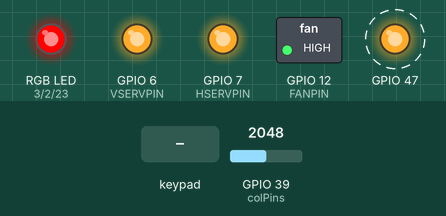
Simulated run of this sketch. Board: ESP32. On the bench: switched loads named in the sketch (green lamp = pin HIGH), an RGB LED mixed from three pins (HIGH = lit), output pins drawn as LEDs (lit = HIGH). Dashed ring = blinking. The test bench sets the inputs (shaded band); at power-on: GPIO 39 (colPins) = 2048.

Above: at 1.3 s.
1.4 s: GPIO 39 (colPins) set to 491
At 1.9 s:
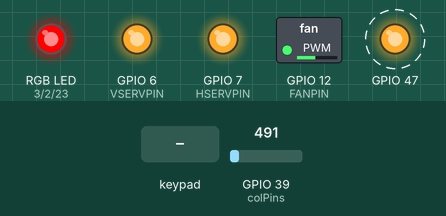
4.4 s: key 'B' pressed
At 4.6 s:
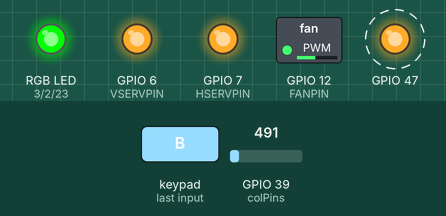
7.4 s: keypad keys 2 5 2 7 2 9 3 1 pressed 0.4 s apart
At 8.2 s:
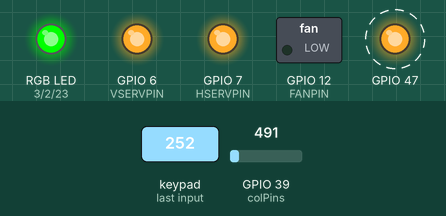
12.1 s: key 'A' pressed
At 12.25 s:
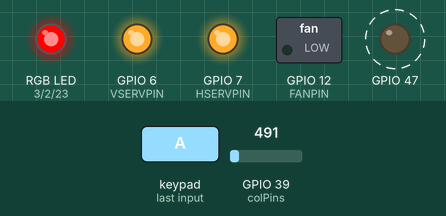
15.1 s: GPIO 39 (colPins) set to 215
At 15.7 s:
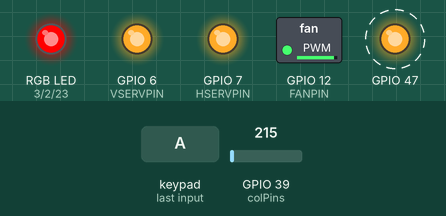
18.1 s: GPIO 39 (colPins) set to 295
At 18.7 s:
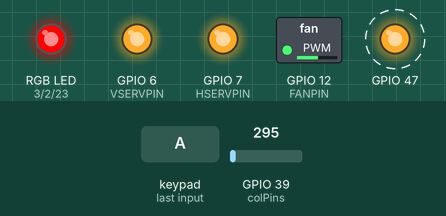
Timing chart, 0 to 22.1 s (numbered marks = the images above; inputs shaded):
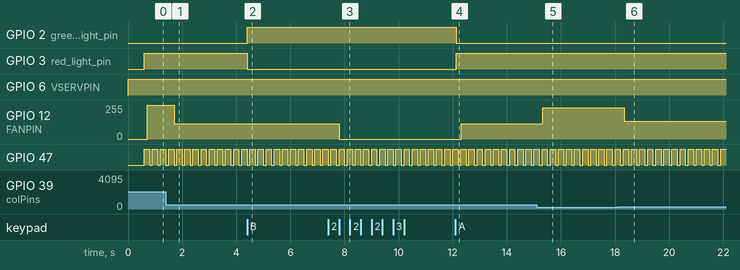

Measured:
- after the input at 1.4 s, GPIO 12 (FANPIN): 255/255 → 116/255 after 0.30 s
- after the input at 4.4 s, GPIO 2 (green_light_pin): LOW → HIGH at once; GPIO 3 (red_light_pin): HIGH → LOW at once
- after the input at 7.4 s, GPIO 12 (FANPIN): 116/255 → 0/255 after 0.41 s
- after the input at 12.1 s, GPIO 2 (green_light_pin): HIGH → LOW at once; GPIO 3 (red_light_pin): LOW → HIGH at once; GPIO 12 (FANPIN): 0/255 → 116/255 after 0.22 s
- after the input at 15.1 s, GPIO 12 (FANPIN): 116/255 → 235/255 after 0.23 s
- after the input at 18.1 s, GPIO 12 (FANPIN): 235/255 → 133/255 after 0.24 s
- by itself, GPIO 47: alternates HIGH for 0.20 s and LOW for 0.10 s

The sketch:

4.2.ino
```cpp
// (licence header left out)
#include "4.2.h"

void TaskBlink(void *);

void setup() {
    // set up i/o devices
    Serial.begin(19200);
    while (!Serial) {}
    vServoSetup();

    delay(500);

    // create tasks
    xTaskCreate(TaskBlink,  "Blink",  128,  NULL,  0,  NULL );
    xTaskCreate(vTaskServo, "Servo Manager", 128, NULL, 2, NULL);
    xTaskCreate(TaskRGB, "RGB LED", 128, NULL, 1, NULL);

    xTaskCreate(vTaskFanDigitial, "Digital Fan Manager", 128, NULL, 2, NULL);
    xTaskCreate(vTaskFanAnalog, "Analog Fan Manager", 128, NULL, 2, NULL);

    TaskHandle_t NoiseControl;
    xTaskCreate(vNoiseSensorControl, "Noise Sensor Controller", 128, NULL, 2, &NoiseControl);
    TaskHandle_t SerialWatchdog;
    xTaskCreate(vTaskSerial, "Serial Watchdog", 128, NULL, 0, &SerialWatchdog);
    void * params[2] = {NoiseControl, SerialWatchdog};
    xTaskCreate(vTaskKeypad, "Keypad and State Manager", 270, params, 3, NULL);


    delay(500);

    vTaskStartScheduler();
}

void loop() {
}

/**
 * @brief Task 1 from part 1
 *
 * @param pvParameters This task doesn't take any parameters
 */
void TaskBlink(void *pvParameters) {
  // initialize led pin as an output.
  pinMode(47, OUTPUT);

  for (;;) // A Task shall never return or exit.
  {
    digitalWrite(47, LOW); // turn on
    vTaskDelay( pdMS_TO_TICKS(100) ); // wait for one second
    digitalWrite(47, HIGH); // turn off
    vTaskDelay( pdMS_TO_TICKS(200) ); // wait for one second
  }
}
```

4.2.h
```cpp
// (licence header left out)
#ifndef PROJ_H_
#define PROJ_H_

#include <Arduino_FreeRTOS.h>
#include <queue.h>
#include "servos.hh"
#include "controls.hh"
#include "fan.hh"
#include "serial.hh"

#define SERIALDELAY 200
#define KEYPADDELAY 20
#define SENSORPERIOD 40

/**
 * @brief Allow any cpp files who include this header file to access the ServoCommandQueue
 *
 */
extern QueueHandle_t ServoCommandQueue;

/**
 * @brief Allow any cpp files who include this header file to access the FanCommandQueue
 *
 */
extern QueueHandle_t FanCommandQueue;

/**
 * @brief Allow any cpp files who include this header file to access the FanPWMQueue
 *
 */
extern QueueHandle_t FanPWMQueue;

/**
 * @brief Allow any cpp files who include this header file to access the system state
 *
 */
extern int mode;

#endif  // PROJ_H_
```

controls.cpp
```cpp
#include "4.2.h"
#include "controls.hh"
#include "fan.hh"

const byte ROWS = 4;
const byte COLS = 4;

const byte rowPins[ROWS] = {25, 27, 29, 31};
const byte colPins[COLS] = {33, 35, 37, 39};

int red_light_pin= 3;
int green_light_pin = 2;
int blue_light_pin = 23;

// 0 = voice
// 1 = control
int mode;

char hexaKeys[ROWS][COLS] = {
  {'1', '2', '3', 'A'},
  {'4', '5', '6', 'B'},
  {'7', '8', '9', 'C'},
  {'*', '0', '#', 'D'}
};

void vTaskKeypad(void * pvParameters) {
    vTaskDelay(pdMS_TO_TICKS(100));
    // setup
    ServoCommand servCmd;
    FanCommand fanCmd;

    Keypad customKeypad = Keypad(makeKeymap(hexaKeys), (byte *) rowPins, (byte *) colPins, ROWS, COLS);

    // poll forever
    for(;;) {
        servCmd = NONE;
        char key = customKeypad.getKey();
        switch(key) {
            case '5':
                // reset position
                if (mode) {
                    servCmd = SERV_RESET;
                    xQueueSendToBack(ServoCommandQueue, &servCmd, 0);
                    fanCmd = FAN_RESET;
                    xQueueSendToBack(FanCommandQueue, &fanCmd, 0);
                }
                break;

            case '2':
                // in
                if (mode) {
                    servCmd = IN;
                    xQueueSendToBack(ServoCommandQueue, &servCmd, 0);
                }
                break;

            case '8':
                // out
                if (mode) {
                    servCmd = OUT;
                    xQueueSendToBack(ServoCommandQueue, &servCmd, 0);
                }
                break;

            case '4':
                // left
                if (mode) {
                    servCmd = LEFT;
                    xQueueSendToBack(ServoCommandQueue, &servCmd, 0);
                }
                break;

            case '6':
                // right
                if (mode) {
                    servCmd = RIGHT;
                    xQueueSendToBack(ServoCommandQueue, &servCmd, 0);
                }
                break;

            case '*':
                // slower
                if (mode) {
                    fanCmd = SLOWER;
                    xQueueSendToBack(FanCommandQueue, &fanCmd, 0);
                }
                break;

            case '#':
                // faster
                if (mode) {
                    fanCmd = FASTER;
                    xQueueSendToBack(FanCommandQueue, &fanCmd, 0);
                }
                break;

            case 'A':
                // voice mode
                if (mode) {
                    xTaskNotify(((TaskHandle_t *) pvParameters)[0], 0, eNoAction);
                    xTaskNotify(((TaskHandle_t *) pvParameters)[1], 0, eNoAction);
                    mode = 0;
                }
                break;

            case 'B':
                // keypad mode
                if (!mode) mode = 1;
                break;

            default :
                // don't handle other buttons
                break;
        }
        vTaskDelay(pdMS_TO_TICKS(KEYPADDELAY));
    }
    vTaskDelete(NULL);
}

void vNoiseSensorControl(void * pvParameters) {
    int max = 0;
    for (;;) {
        if (mode) xTaskNotifyWait(0x00, 0xffffffff, NULL, portMAX_DELAY);
        else {
            max = 0;
            for (int i = 0; i < 5; i++) {
                int readVal = analogRead(A3); // change pin to whatever value
                // calculate absolute value wrt. potentiometer setting
                readVal -= 400;
                if (readVal < 0) readVal *= -1;

                // set max val
                max = readVal > max ? readVal : max;
                vTaskDelay(pdMS_TO_TICKS(SENSORPERIOD)); // create variable
            }
            if (max < 40) max = 0;
            if (max > 200) max = 200;
            // send read value to fan pwm
            int val = map(max, 0, 200, 0, 255);
            if (!mode) xQueueSendToBack(FanPWMQueue, &val, 0);
        }
    }
}

static void RGB_color(int red_light_value, int green_light_value, int blue_light_value)
 {
  analogWrite(red_light_pin, red_light_value);
  analogWrite(green_light_pin, green_light_value);
  analogWrite(blue_light_pin, blue_light_value);
}

void TaskRGB(void *pvParameters) {
  vTaskDelay(pdMS_TO_TICKS(100));
  pinMode(red_light_pin, OUTPUT);
  pinMode(green_light_pin, OUTPUT);
  pinMode(blue_light_pin, OUTPUT);
  for(;;) {
    if(mode == 0) {
      RGB_color(255, 0, 0); // Red
    }
    if(mode == 1) {
      RGB_color(0, 255, 0); // Green
    }
    vTaskDelay( pdMS_TO_TICKS(20) );
  }
}
```

controls.hh
```cpp
// (licence header left out)
#ifndef CONTROLS_H_
#define CONTROLS_H_

#include <Arduino.h>
#include <Key.h>
#include <Keypad.h>


/**
 * @brief Task which manages keypad inputs, and subsequently manages system state
 *
 * @authors Sunny Hu, Peter Gunarso
 *
 * @param pvParameters Takes in pointers to TaskHandle_t's for #vNoiseSensorControl and #vTaskSerial,
 *                     will wake them up when the system switches to voice control mode.
 */
void vTaskKeypad(void * pvParameters);

/**
 * @brief Task which manages noise sensor, will send a pwm on #FanPWMQueue to change the speed of the
 *         motor based on how loud of a sound the sensor perceives.
 *
 * @authors Sunny Hu, Peter Gunarso
 *
 * @param pvParameters
 */
void vNoiseSensorControl(void * pvParameters);

/**
 * @brief Task which manages the RGB LED, which displays the current state of the system.
 *        When the LED flashes red, the system is in the voice control mode.
 *        When the LED flashes green, the system is in the keypad control mode.
 *
 * @author Muhammad A., Sunny Hu
 *
 * @param pvParameters
 */
void TaskRGB(void *pvParameters);

/**
 * @brief Helper function which sets the PWM of the RGB LED
 *
 * @author Muhammad A., Sunny Hu
 *
 * @param red_light_value red light pwm
 * @param green_light_value green light pwm
 * @param blue_light_value blue light pwm
 */
static void RGB_color(int red_light_value, int green_light_value, int blue_light_value);

#endif  // CONTROLS_H_
```

fan.cpp
```cpp
// (licence header left out)
#include "fan.hh"

/**
 * @brief Actual Instantiation of the FanCommandQueue, which holds #FanCommand
 *
 */
QueueHandle_t FanCommandQueue;

/**
 * @brief Actual instantiation of FanPWMQueue, delivers pwms to vTaskFanAnalog.
 *
 */
QueueHandle_t FanPWMQueue;

void vTaskFanDigitial(void * pvParameters) {
    vTaskDelay(pdMS_TO_TICKS(100));
    // set up fan queue
    FanCommandQueue = xQueueCreate(1, sizeof(FanCommand));

    // set up fan
    pinMode(FANPIN, OUTPUT);
    analogWrite(FANPIN, 0);

    FanCommand cmd;
    int fanVal = MINFANPWM;
    for (;;) {
        cmd = STAY;
        // poll queue
        xQueueReceive(FanCommandQueue, &cmd, portMAX_DELAY);
        switch (cmd)
        {
        case FAN_RESET:
            fanVal = MINFANPWM;
            break;

        case FASTER:
            fanVal = min(fanVal + FANSTEP, MAXFANPWM);
            break;

        case SLOWER:
            fanVal = max(fanVal - FANSTEP, MINFANPWM);
            break;

        default:
            break;
        }

        analogWrite(FANPIN, fanVal);
    }
}

void vTaskFanAnalog(void * pvParameters) {
    vTaskDelay(pdMS_TO_TICKS(100));
    FanPWMQueue = xQueueCreate(1, sizeof(int));

    int pwm;
    for (;;) {
        xQueueReceive(FanPWMQueue, &pwm, portMAX_DELAY);
        analogWrite(FANPIN, pwm);
    }
}
```

fan.hh
```cpp
// (licence header left out)
#ifndef FAN_H_
#define FAN_H_

#include "4.2.h"

#define FANPIN 12
#define MINFANPWM 0
#define MAXFANPWM 255
#define FANSTEP 15

/**
 * @brief Possible fan commands, FASTER and SLOWER will increment or decrement the fan's
 *        PWM by FANSTEP. FAN_RESET will set the PWM to MINFANPWM.
 *
 */
enum FanCommand {FAN_RESET, STAY, FASTER, SLOWER};

/**
 * @brief Task which waits on #FanCommands from FanCommandQueue, adjusts fan speed accordingly.
 *
 * @authors Peter Gunarso, Sunny Hu
 * @param pvParameters This function takes no parameters
 */
void vTaskFanDigitial(void * pvParameters);

/**
 * @brief Task which waits on incoming PWMs from FanPWMQueue, sets the PWM of the fan accordingly.
 *
 * @authors Peter Gunarso, Sunny Hu
 * @param pvParameters This function takes no parameters
 */
void vTaskFanAnalog(void * pvParameters);

#endif  // FAN_H_
```

serial.cpp
```cpp
// (licence header left out)
#include "4.2.h"
#include "servos.hh"
#include "serial.hh"

void vTaskSerial(void * pvParameters) {
    vTaskDelay(pdMS_TO_TICKS(100));

    int x;
    ServoCommand cmd;
    for(;;) {
        if (mode) xTaskNotifyWait(0x00, 0xffffffff, NULL, portMAX_DELAY);
        if (Serial.available()) {
            cmd = (ServoCommand) Serial.readString().toInt();
            if (!mode) xQueueSendToBack(ServoCommandQueue, &cmd, 0);
        }
        vTaskDelay(pdMS_TO_TICKS(SERIALDELAY));
    }
}
```

serial.hh
```cpp
// (licence header left out)
#ifndef SERIAL_H_
#define SERIAL_H_

#include <Arduino.h>
#include "4.2.h"

/**
 * @brief Listens to the USB Serial for any #ServoCommand inputs. Assumes
 *        that any inputs on the serial are valid #ServoCommand's
 *
 * @authors Peter Gunarso, Sunny Hu
 *
 * @param pvParameters FreeRTOS parameter passing, vTaskSerial takes no params
 */
void vTaskSerial(void * pvParameters);

#endif  // SERIAL_H_
```

servos.cpp
```cpp
// (licence header left out)
#include "servos.hh"

/**
 * @brief Actual Instantiation of the ServoCommandQueue, holds 1 #ServoCommand.
 *
 */
QueueHandle_t ServoCommandQueue;

void vServoSetup() {
    // Serial.println("Servo setup starting");
    // set servo output pins
    pinMode(HSERVPIN, OUTPUT);
    pinMode(VSERVPIN, OUTPUT);

    // set servos in neutral position
    analogWrite(HSERVPIN, CENTERPWM);
    analogWrite(VSERVPIN, CENTERPWM);

    // set up the servo command queue
    ServoCommandQueue = xQueueCreate(1, sizeof(ServoCommand));
    // Serial.println("Servo setup ending");
}

void vTaskServo(void * pvParameters) {
    vTaskDelay(pdMS_TO_TICKS(50));
    // Serial.println("starting task servo");
    ServoCommand command;
    int valueV = CENTERPWM;
    int valueH = CENTERPWM;
    for (;;) {
        // wait for a command forever
        xQueueReceive(ServoCommandQueue, &command, portMAX_DELAY);
        // move the servos based on incoming command, note that
        // a higher degree turns the servo
        switch (command)
        {
        case IN:
            valueV = max(valueV - STEP, MINPWM);
            break;

        case OUT:
            valueV = min(valueV + STEP, MAXPWM);
            break;

        case LEFT:
            valueH = max(valueH - STEP, MINPWM);
            break;

        case RIGHT:
            valueH = min(valueH + STEP, MAXPWM);
            break;

        case SERV_RESET:
            valueV = CENTERPWM;
            valueH = CENTERPWM;
            break;

        default:
            break;
        }
        analogWrite(VSERVPIN, valueV);
        analogWrite(HSERVPIN, valueH);
    }
}
```

servos.hh
```cpp
// (licence header left out)
#ifndef SERVO_H_
#define SERVO_H_

#include <Arduino.h>
#include <Arduino_FreeRTOS.h>
#include <queue.h>

// pins to operate servos with
#define HSERVPIN 7
#define VSERVPIN 6
// degrees to move per command
#define STEP 25

#define MINPWM 1330
#define MAXPWM 1530
#define CENTERPWM 1430

/**
 * @brief Enum representing the possible commands to give to the servo motors
 *        IN, OUT, LEFT, and RIGHT all modify the servo's positions by at most STEP microseconds,
 *        NONE does nothing, and SERV_RESET will reset the positions back to CENTERPWM
 *
 */
enum ServoCommand {NONE, SERV_RESET, IN, OUT, LEFT, RIGHT};

/**
 * @brief Prepares the servo pins for output use, also sets the servos into neutral position
 *        and readies the #ServoCommandQueue for communication
 * @authors Peter Gunarso, Sunny Hu
 */
void vServoSetup();

/**
 * @brief Will wait until a value can be read from the #ServoCommandQueue, if it is able to read
 *        something from the queue, this task modifies the positions of the servos accordingly, see #ServoCommand
 *        for a description of the available commands.
 * @authors Peter Gunarso, Sunny Hu
 *
 * @param pvParameters Default FreeRTOS parameter passing method, vTaskServo doesn't take any parameters, though.
 */
void vTaskServo(void * pvParameters);

#endif  // SERVO_H_
```
